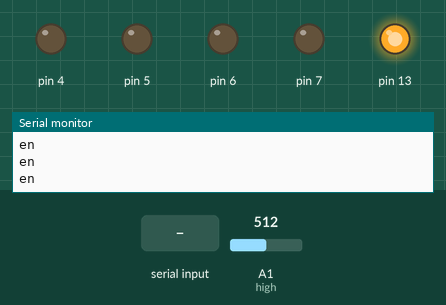
The sketch below on a simulated Arduino Uno, built with avr-gcc and run on an emulated ATmega328P. Parts: output pins drawn as LEDs (lit = HIGH), the last lines printed to the serial monitor. Dashed ring = blinking. The inputs (shaded band) are chosen by the test bench; at power-on: A1 (high) = 512.

Above: at 1.2 s.
1.3 s: "90,45\n" received over Serial
At 4.0 s:
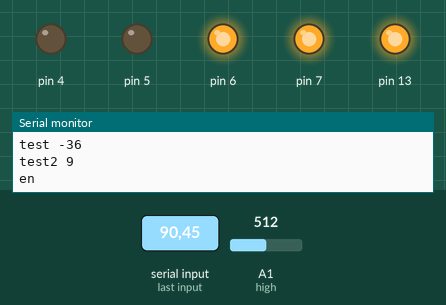
4.3 s: A1 (high) set to 593
6.5 s: A1 (high) set to 618
At 9.3 s:
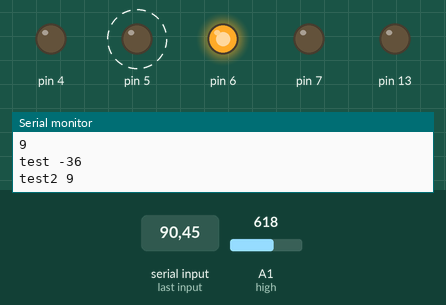
12.5 s: "30,150\n" received over Serial
At 14.7 s:
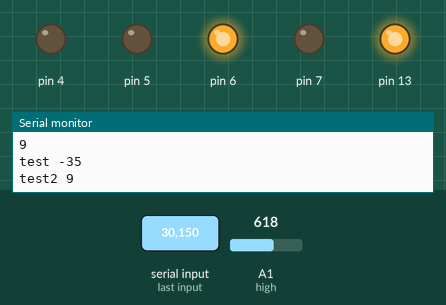
Timing chart, 0 to 16.5 s (numbered marks = the images above; inputs shaded):
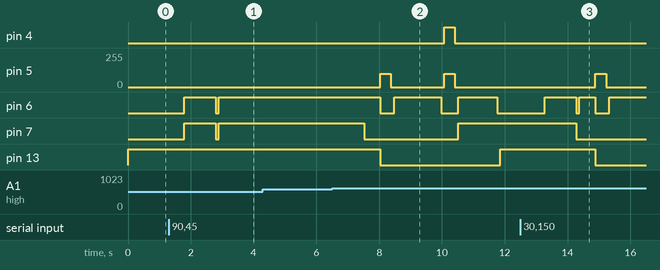

The sketch:

KBSROBOTmain.ino
```cpp
/*
this is the code that we will try to get done for the presentation of 31th of may 2017

*/
boolean eerste = true;
char aantal;
int coorx[127];
int coory[127];
boolean start = false;
int doelx;
int doely;
boolean gehaaltx = false;
boolean gehaalty = false;
int m = 48;
boolean up;
boolean yfirst = true;
int locatiey = 2;
int locatiex = 0;
int snelheida = 190;
int snelheidv = 230;
boolean first = true;
boolean heen = true;


void setup() {
  // put your setup code here, to run once:
  pinMode(4, OUTPUT);
  pinMode(5, OUTPUT);
  pinMode(6, OUTPUT);
  pinMode(7, OUTPUT);
  pinMode(13, OUTPUT);
  pinMode(A0, INPUT);//low
  pinMode(A1, INPUT);//high
  digitalWrite(13, HIGH);
  Serial.begin(9600);
  Serial.println("started");
  start = false;
}

void loop() {
  // boot
  if (start == true) {
    Serial.println(aantal);
    //For each object in the list...
    if( m < aantal) {
      //get the coordinates
      doelx = coorx[m];
      doely = coory[m];
      Serial.print("test ");
      Serial.println(m - 84);
      Serial.print("test2 ");
      Serial.println(aantal);
      //Serial.println(locatiey);
      gehaalty = false;

      if (locatiey < doely) {
        up = true;
      } else if (locatiey > doely) {
        up = false;
      }
      if (yfirst == true && up == true) {
        digitalWrite(7, LOW);
        analogWrite(6, 255);
        delay(1000);
        digitalWrite(7, LOW);
        analogWrite(6, 0);
        delay(100);
        yfirst = false;

      } else if (yfirst == true && up == false) {
        digitalWrite(7, HIGH);
        analogWrite(6, 255);
        delay(1000);
        digitalWrite(7, LOW);
        analogWrite(6, 0);
        delay(100);
        yfirst = false;
      } else if (locatiey == doely && yfirst == false) {
        if (up == true) {
          digitalWrite(7, HIGH);
          analogWrite(6, 255);
          delay(500);
          digitalWrite(7, LOW);
          analogWrite(6, 0);
          gehaalty = true;
          yfirst = true;
        } else if (up == false) {
          digitalWrite(7, LOW);
          analogWrite(6, 255);
          delay(500);
          digitalWrite(7, LOW);
          analogWrite(6, 0);
          gehaalty = true;
          yfirst = true;
        }
        executeCommando();
        delay(1000);
         m++;
      } else if (locatiey <= doely && gehaalty == false && yfirst == false) {
        if (analogRead (A1) <= 600) {
          digitalWrite(7, LOW);
          analogWrite(6, 255);

        } else if (analogRead (A1) >= 601) {
          digitalWrite(7, LOW);
          analogWrite(6, 255);
          delay(500);
          locatiey ++;
        }
      } else if (locatiey >= doely && gehaalty == false && yfirst == false) {

        if (analogRead (A1) <= 600 ) {
          digitalWrite(7, HIGH);
          analogWrite(6, 255);
        } else if (analogRead (A1) >= 601 ) {
          digitalWrite(7, HIGH);
          analogWrite(6, 255);
          delay(500);
          locatiey --;
        }
      }
    }
    else{
    Serial.println("end");
    delay(5000);
    }
  }
  Serial.println("en");
  //end y
}


void serialEvent() {
  while (Serial.available()) {
    if (eerste == true) {
      aantal = Serial.read();
      eerste = false;
      Serial.println(aantal);
    }

    //Generate locations based on length
    if (eerste == false) {
      Serial.println("int the false");
      Serial.println(aantal);
      //wait for input;
      while (Serial.available() == 0) { }

      //make corect orders
      for (int i = 0; i < aantal - 48; i++) {
        coorx[i] = Serial.read() - 48;
        delay(1);
        Serial.print("X: ");
        Serial.println(coorx[i]);
        Serial.print("aantal: ");
        Serial.println(aantal);
        Serial.print("3 ");
        Serial.println(Serial.available());
      }

      for (int i = 0; i < aantal - 48; i++) {
        coory[i] = Serial.read() - 48;
        delay(1);
        Serial.print("Y: ");
        Serial.println(coory[i]);
        Serial.print("aantal: ");
        Serial.println(aantal);
        Serial.print("4 ");
        Serial.println(Serial.available());
      }
      start = true;
    }
  }
}
```

Zas.ino
```cpp
void executeCommando() {
  digitalWrite(13, LOW);
  digitalWrite(4, LOW);
  analogWrite(5, 100);
  delay(350);
  digitalWrite(4, LOW);
  analogWrite(5, 0);
  delay(100);

  digitalWrite(7, LOW);
  analogWrite(6, 255);
  delay(1500);
  digitalWrite(7, LOW);
  analogWrite(6, 0);
  delay(100);

  digitalWrite(4, HIGH);
  analogWrite(5, 100);
  delay(335);
  digitalWrite(4, LOW);
  analogWrite(5, 0);
  delay(100);

  digitalWrite(7, HIGH);
  analogWrite(6, 255);
  delay(1250);
  digitalWrite(7, HIGH);
  analogWrite(6, 0);
  delay(100);
  digitalWrite(13, HIGH);
  Serial.println("p");
}
```

returnHome.ino
```cpp
void returnHome() {
  if (locatiey == 2) {
    analogWrite(6, 0);
    digitalWrite(7, LOW);
  }
  else if (locatiey < 2) {
    digitalWrite(7, LOW);
    analogWrite(6, 255);
    if (analogRead(A1) >= 700) {
      analogWrite(6, 0);
      digitalWrite(7, LOW);
    }
  }
  else if (locatiey > 2) {
    if (analogRead (A1) <= 600 ) {
      digitalWrite(7, HIGH);
      analogWrite(6, 255);
    } else if (analogRead (A1) >= 601 ) {
      digitalWrite(7, HIGH);
      analogWrite(6, 255);
      delay(500);
      locatiey --;
    }
  }
}
```

Measured:
- the behaviour switches between 600 and 601 on A1 (high) (found by bisection; images 1 and 2)
- after the input at 1.3 s, pin 6, pin 7: LOW → HIGH after 0.49 s, → LOW 1.0 s later, → HIGH 0.10 s later
- after the input at 6.5 s, pin 4: LOW → HIGH after 3.6 s, → LOW 0.34 s later; pin 5: alternates 100/255 for 0.34 s and 0/255 for 1.7 s, starting after 1.5 s; pin 6: goes LOW 0.45 s, HIGH 1.5 s, LOW 0.54 s, HIGH 1.3 s, then LOW, starting after 1.5 s; pin 7: HIGH → LOW after 1.0 s, → HIGH 3.0 s later; pin 13: HIGH → LOW after 1.5 s, → HIGH 3.8 s later
- after the input at 12.5 s, pin 7: HIGH → LOW after 1.8 s instead of 1.4 s; pin 13: HIGH → LOW after 2.4 s instead of 2.0 s
